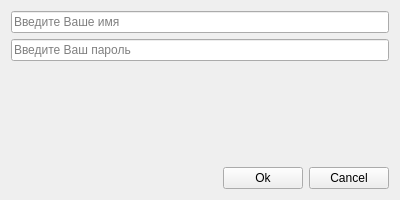
<?xml version="1.0" encoding="UTF-8"?>
<ui version="4.0">
 <class>Form</class>
 <widget class="QWidget" name="Form">
  <property name="geometry">
   <rect>
    <x>0</x>
    <y>0</y>
    <width>400</width>
    <height>200</height>
   </rect>
  </property>
  <property name="windowTitle">
   <string>Тестовое окно</string>
  </property>
  <layout class="QVBoxLayout" name="verticalLayout_2">
   <item>
    <layout class="QVBoxLayout" name="verticalLayout">
     <item>
      <widget class="QLineEdit" name="lineEdit">
       <property name="placeholderText">
        <string>Введите Ваше имя</string>
       </property>
      </widget>
     </item>
     <item>
      <widget class="QLineEdit" name="lineEdit_2">
       <property name="echoMode">
        <enum>QLineEdit::Password</enum>
       </property>
       <property name="placeholderText">
        <string>Введите Ваш пароль</string>
       </property>
      </widget>
     </item>
     <item>
      <spacer name="verticalSpacer">
       <property name="orientation">
        <enum>Qt::Vertical</enum>
       </property>
       <property name="sizeHint" stdset="0">
        <size>
         <width>20</width>
         <height>227</height>
        </size>
       </property>
      </spacer>
     </item>
     <item>
      <layout class="QHBoxLayout" name="horizontalLayout">
       <item>
        <spacer name="horizontalSpacer">
         <property name="orientation">
          <enum>Qt::Horizontal</enum>
         </property>
         <property name="sizeHint" stdset="0">
          <size>
           <width>98</width>
           <height>20</height>
          </size>
         </property>
        </spacer>
       </item>
       <item>
        <widget class="QPushButton" name="pushButton">
         <property name="text">
          <string>Ok</string>
         </property>
        </widget>
       </item>
       <item>
        <widget class="QPushButton" name="pushButton_2">
         <property name="text">
          <string>Cancel</string>
         </property>
        </widget>
       </item>
      </layout>
     </item>
    </layout>
   </item>
  </layout>
 </widget>
 <resources/>
 <connections>
  <connection>
   <sender>pushButton_2</sender>
   <signal>clicked()</signal>
   <receiver>Form</receiver>
   <slot>close()</slot>
   <hints>
    <hint type="sourcelabel">
     <x>328</x>
     <y>172</y>
    </hint>
    <hint type="destinationlabel">
     <x>349</x>
     <y>131</y>
    </hint>
   </hints>
  </connection>
 </connections>
</ui>
